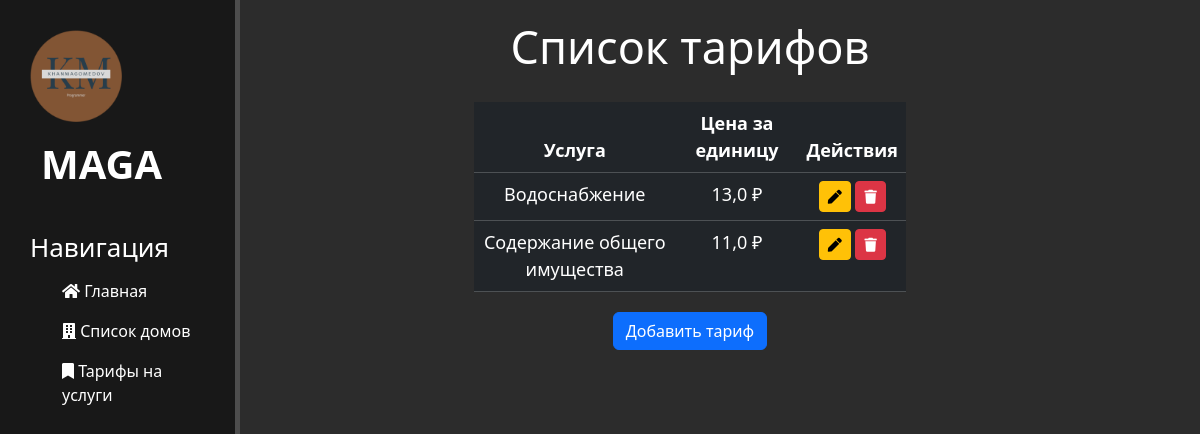
The app's page /tariffs/ with its own data.
### main/models.py (models this page shows, shortened)
class Tariff(models.Model):
    service = models.CharField(max_length=255)
    price_per_unit = models.FloatField(f"Цена за услугу")
    class Meta:
        verbose_name = "Тариф"
        verbose_name_plural = "Тарифы"

### main/views.py (the view)
# urls.py: path('tariffs/', views.tariff_list, name='tariffs'),
def tariff_list(request):
    tariffs = Tariff.objects.all()
    return render(request, 'main/tariff_list.html', {'tariffs': tariffs})

### main/templates/main/tariff_list.html (shortened to what this page needs)
{% extends 'main/layout.html' %}
{% block content%}
    <div class="features">
       <h1>Список тарифов</h1>
        <div class="table-container">
            <table class="table table-dark table-hover">
                <thead>
                    <tr>
                        <th>Услуга</th>
                        <th>Цена за единицу</th>
                        <th>Действия</th>
                    </tr>
                </thead>
                <tbody>
                    {% for tariff in tariffs %}
                    <tr>
                        <td>{{ tariff.service }}</td>
                        <td>{{ tariff.price_per_unit }} ₽</td>
                        <td>
                            <a href="{% url 'edit_tariff' tariff.id %}" class="btn btn-warning btn-sm"> <i class="fas fa-pen"></i></a>
                            <a href="{% url 'delete_tariff' tariff.id %}" class="btn btn-danger btn-sm"> <i class="fas fa-trash"></i></a>
                        </td>
                    </tr>
                    {% empty %}
                    <tr>
                        <td colspan="2">Нет зарегистрированных тарифов</td>
                    </tr>
                    {% endfor %}
                </tbody>
            </table>
        </div>
        <a href="{% url 'add_tariff' %}"><button class="btn btn-primary">Добавить тариф</button></a>
    </div>
{% endblock %}

### main/static/main/css/style.css (style rules this page uses)
body { background: #2c2c2c; }
main .features { float: left; color: #fff; margin-top: 20px; text-align: center; width: 75%; }
main .features h1 { font-size: 45px; }
.table-container { display: flex; justify-content: center; }
.table { width: 48%; border-collapse: collapse; font-size: 18px; text-align: center; margin: 20px; }

### records on screen
Tariff: service "Водоснабжение", price_per_unit "13,0"
Tariff: service "Содержание общего имущества", price_per_unit "11,0"
